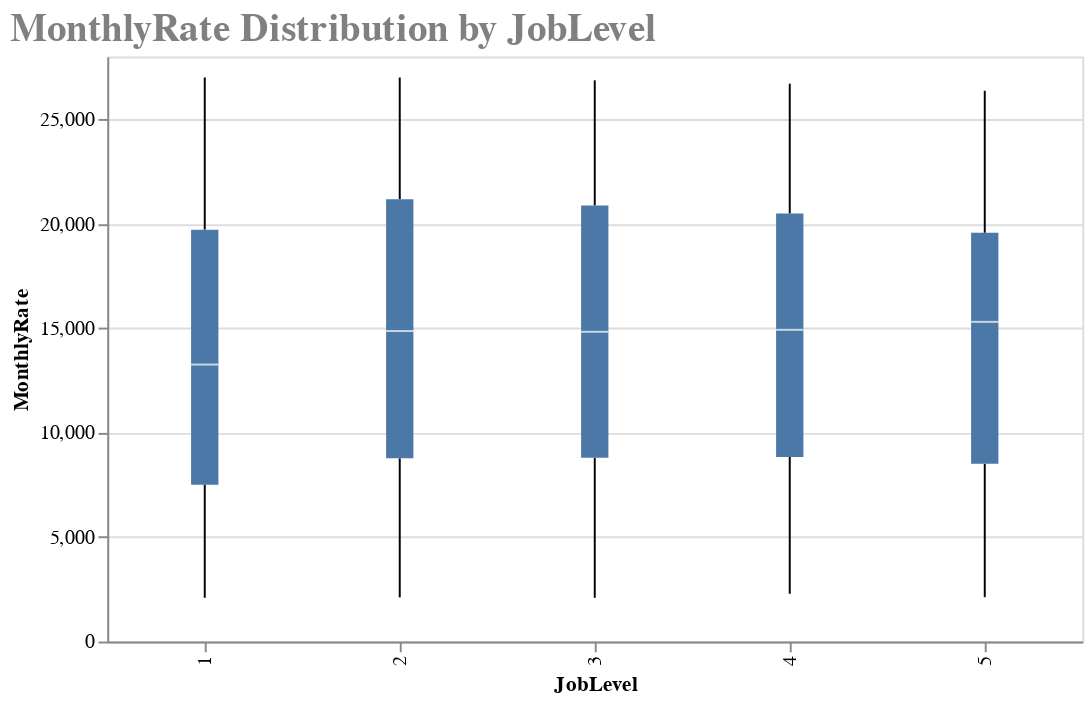

Source (notebook cell):
### Markdown cell above
Based on our analysis so far, it could indicate that people are seeking other opportunities fairly quickly, so let's see how this correlates with the feature 'MonthlyRate' as this should indicate how peoples can expect their pays to rise along their progress within the company
- **Using Altair, create a boxplot that shows how the MonthlyRate distribution changes as their JobLevel increases.**

### Code cell
# Create a box plot of MonthlyRate by JobLevel

# Calculate employee counts
JobLevel_MonthlyRate_grouping = df.groupby(['MonthlyRate', 'JobLevel']).size().reset_index(name='Count')

# Create a boxplot
Boxplot_JobLevel_MonthlyRate = alt.Chart(JobLevel_MonthlyRate_grouping).mark_boxplot().encode(
    x='JobLevel:O',  # Ordinal data for JobLevel
    y='MonthlyRate:Q'  # Quantitative data for MonthlyRate
).properties(
    width=500,
    height=300,
    title='MonthlyRate Distribution by JobLevel'
)

# Customize the appearance of the chart (optional)
Boxplot_JobLevel_MonthlyRate = Boxplot_JobLevel_MonthlyRate.configure_title(
    fontSize=20,
    font='Arial',
    anchor='start',
    color='gray'
)

# Display the chart
Boxplot_JobLevel_MonthlyRate

### Figure 1 — Vega-Lite specification as saved in the notebook (floating-point values rounded to 4 significant figures; data arrays with more than 128 entries replaced by an {"elided": "..."} marker saying what was removed)
{"config": {"view": {"continuousWidth": 400, "continuousHeight": 300}, "title": {"anchor": "start", "color": "gray", "font": "Arial", "fontSize": 20}}, "data": {"name": "data-1074e40bfadbf343e550ca95073bb7bb"}, "mark": "boxplot", "encoding": {"x": {"field": "JobLevel", "type": "ordinal"}, "y": {"field": "MonthlyRate", "type": "quantitative"}}, "height": 300, "title": "MonthlyRate Distribution by JobLevel", "width": 500, "$schema": "https://vega.github.io/schema/vega-lite/v4.17.0.json", "datasets": {"data-1074e40bfadbf343e550ca95073bb7bb": {"elided": "1459 records"}}}
